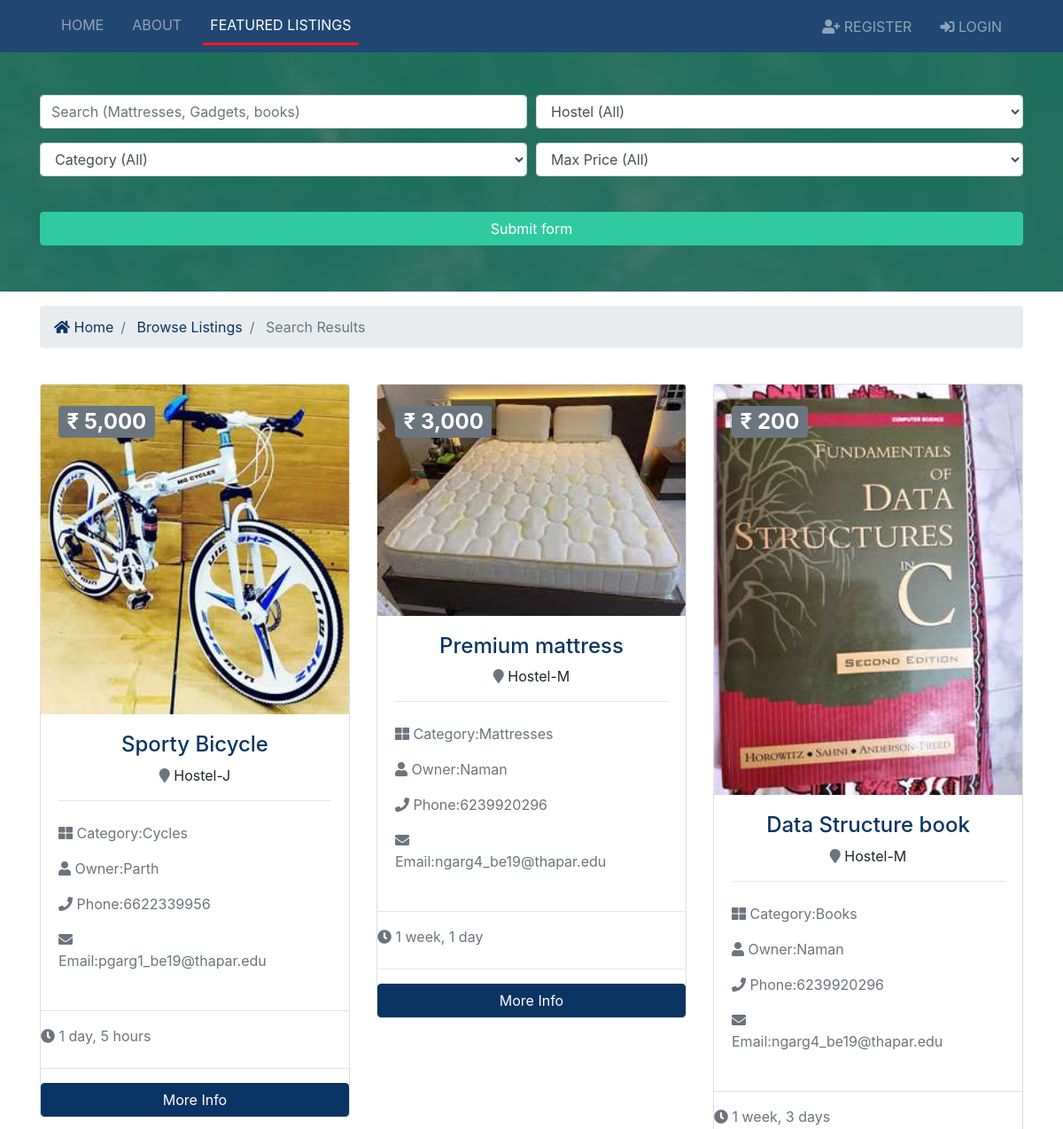
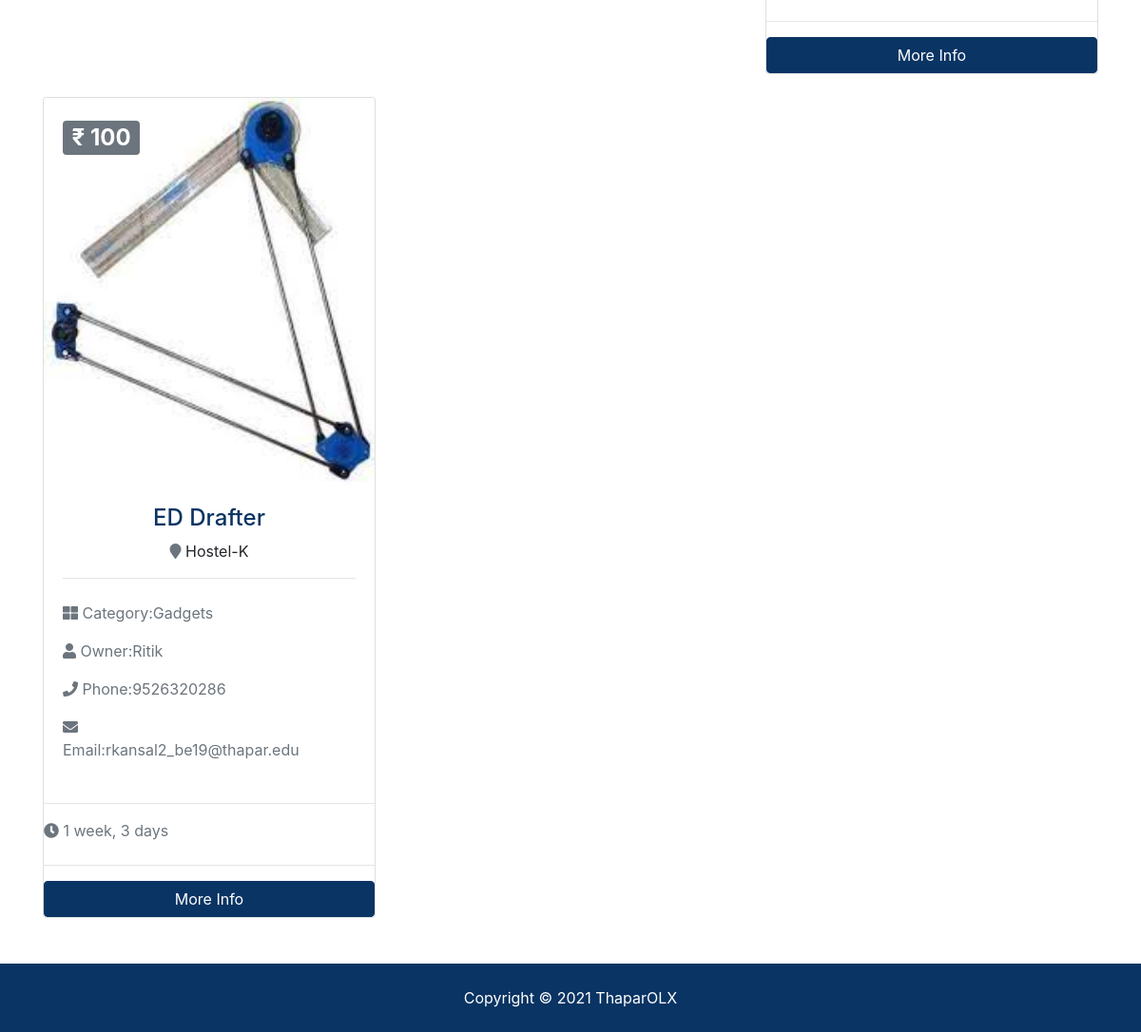
The page /listings/search/ on the database its author committed (2 pictures, top to bottom).
### listings/models.py (models this page shows, shortened)
class Listing(models.Model):
    owner = models.ForeignKey(User, on_delete=models.CASCADE)
    title = models.CharField(max_length=100)
    category = models.CharField(max_length=100)
    address = models.CharField(max_length=100)
    description = models.TextField(blank=True)
    price = models.IntegerField()
    total_rating = models.IntegerField(null=True)
    no_of_rating = models.IntegerField(null=True)
    photo_main = models.ImageField(upload_to='photos/%Y/%m/%d/')
    photo_1 = models.ImageField(upload_to='photos/%Y/%m/%d/', blank=True)
    photo_2 = models.ImageField(upload_to='photos/%Y/%m/%d/', blank=True)
    photo_3 = models.ImageField(upload_to='photos/%Y/%m/%d/', blank=True)
    photo_4 = models.ImageField(upload_to='photos/%Y/%m/%d/', blank=True)
    photo_5 = models.ImageField(upload_to='photos/%Y/%m/%d/', blank=True)
    photo_6 = models.ImageField(upload_to='photos/%Y/%m/%d/', blank=True)
    is_published = models.BooleanField(default=True)
    list_date = models.DateField(default=datetime.now)

### core/models.py (models this page shows)
class User(AbstractBaseUser, PermissionsMixin):
    username = models.CharField(max_length=200, unique=True)
    email = models.EmailField(max_length=255, unique=True)
    first_name = models.CharField(max_length=100)
    last_name = models.CharField(max_length=100)
    favourites = models.CharField(max_length=200,default='')
    rate_listing = models.CharField(max_length=200,default='')
    phone = models.BigIntegerField(default=0, unique=True)
    roll_no = models.BigIntegerField(default=0, unique=True)
    is_active = models.BooleanField(default=True)
    is_staff = models.BooleanField(default=False)
    objects = UserManager()
    USERNAME_FIELD = 'username'

### listings/views.py (the view)
# urls.py: path('search/',views.search,name='search'),
def search(request):
    query_set = Listing.objects.order_by('-list_date')
    if 'keywords' in request.GET:
        keywords = request.GET['keywords']
        if keywords:
            query_set = query_set.filter(description__icontains=keywords)
    if 'category' in request.GET:
        category = request.GET['category']
        if category:
            query_set = query_set.filter(category__iexact=category)
    if 'address' in request.GET:
        address = request.GET['address']
        if address:
            query_set = query_set.filter(address__iexact=address)
    if 'price' in request.GET:
        price = request.GET['price']
        if price:
            query_set = query_set.filter(price__lte=price)
    context = {
        'query_set': query_set,
        'price_choices': price_choices,
        'address_choices': address_choices,
        'category_choices': category_choices,
        'values': request.GET
    }
    return render(request, 'listings/search.html', context)

### templates/listings/search.html (shortened to what this page needs)
{% extends 'base.html' %}
{% load humanize %}
{% block content %}
<section id="showcase-inner" class="showcase-search text-white py-5">
    <div class="container">
      <div class="row text-center">
        <div class="col-md-12">
          <form action="{% url 'search' %}">
            <div class="form-row">
              <div class="col-md-6 mb-3">
                <input type="text" name="keywords" class="form-control" placeholder="Search (Mattresses, Gadgets, books)">
              </div>
              <div class="col-md-6 mb-3">
                <select name="address" class="form-control">
                  <option selected="true" disabled="disabled">Hostel (All)</option>
                </select>
              </div>
            </div>
            <div class="form-row">
              <div class="col-md-6 mb-3">
                <select name="category" class="form-control">
                  <option selected="true" disabled="disabled">Category (All)</option>
                </select>
              </div>
              <div class="col-md-6 mb-3">
                <select name="price" class="form-control">
                  <option selected="true" disabled="disabled">Max Price (All)</option>
                </select>
              </div>
            </div>
            <button class="btn btn-secondary btn-block mt-4" type="submit">Submit form</button>
          </form>
        </div>
      </div>
    </div>
  </section>
  <section id="bc" class="mt-3">
    <div class="container">
      <nav aria-label="breadcrumb">
        <ol class="breadcrumb">
          <li class="breadcrumb-item">
            <a href="{% url 'index' %}">
              <i class="fas fa-home"></i> Home</a>
          </li>
          <li class="breadcrumb-item">
            <a href="{% url 'listings' %}">Browse Listings</a>
          </li>
          <li class="breadcrumb-item active"> Search Results</li>
        </ol>
      </nav>
    </div>
  </section>
  <section id="listings" class="py-4">
    <div class="container">
      <div class="row">
        {% if query_set %}
        {% for listing in query_set %}
        <div class="col-md-6 col-lg-4 mb-4">
          <div class="card listing-preview">
            <img class="card-img-top" src="{{ listing.photo_main.url }}" alt="">
            <div class="card-img-overlay">
              <h2>
                <span class="badge badge-secondary text-white">₹ {{ listing.price | intcomma }}</span>
              </h2>
            </div>
            <div class="card-body">
              <div class="listing-heading text-center">
                <h4 class="text-primary">{{listing.title}}</h4>
                <p>
                  <i class="fas fa-map-marker text-secondary"></i> {{listing.address}} </p>
              </div>
              <hr>
              <div class="row py-2 text-secondary">
                <div class="col-8">
                  <i class="fas fa-th-large"></i> Category:{{listing.category}}
                </div>
              </div>
              <div class="row py-2 text-secondary">
                <div class="col-8">
                  <i class="fas fa-user"></i> Owner:{{listing.owner.first_name}}
                </div>
                </div>
                <div class="row py-2 text-secondary">
                <div class="col-8">
                  <i class="fas fa-phone"></i> Phone:{{listing.owner.phone}}
                </div>
                </div>
                <div class="row py-2 text-secondary">
              <div class="col-10">
                <i class="fas fa-envelope"></i> Email:{{listing.owner.email}}
                </div>
            </div>
            </div>
              <hr>
              <div class="row text-secondary pb-2">
                <div class="col-6">
                  <i class="fas fa-clock"></i>   {{listing.list_date | timesince }}</div>
              </div>
              <hr>
              <a href="{% url 'listing' listing.id %}" class="btn btn-primary btn-block">More Info</a>
          </div>
        </div>
        {% endfor %}
        {% else %}
        <div class="col-md-12">
            <p>Currently there are no listings Available</p>
        </div>
        {%endif%}
      </div>
      </div>
  </section>
{% endblock %}

### templates/base.html (shortened to what this page needs)
{% load static %}
<!DOCTYPE html>
<html lang="en">
<head>
  <link rel="stylesheet" href="{% static 'css/all.css' %}">
  <link rel="stylesheet" href="{% static 'css/bootstrap.css' %}">
  <link rel="stylesheet" href="{% static 'css/style.css' %}">
  <link rel="stylesheet" href="{% static 'css/lightbox.min.css' %}">
</head>
<body>
    {% include 'partials/_navbar.html'%}
    {% block content %}
    {% endblock %}
    {% include 'partials/_footer.html'%}
</body>
</html>

### templates/partials/_navbar.html (shortened to what this page needs)
{% load static%}
<nav class="navbar navbar-expand-lg navbar-dark bg-primary sticky-top">
    <div class="container">
      <div class="collapse navbar-collapse" id="navbarNavAltMarkup">
        <ul class="navbar-nav">
          <li
          {% if '/' == request.path %}
            class = "nav-item active mr-3 selunder"
          {% else%}
            class="nav-item mr-3"
          {% endif%}>
            <a class="nav-link" href="{% url 'index' %}">Home</a>
          </li>
          <li
          {% if 'about' in request.path %}
            class = "nav-item active mr-3 selunder"
          {% else%}
            class="nav-item mr-3"
          {% endif%}
          >
            <a class="nav-link" href="{% url 'about'%}">About</a>
          </li>
          <li
          {% if 'listing' in request.path %}
            class = "nav-item active mr-3 selunder"
          {% else%}
            class="nav-item mr-3"
          {% endif%}
          >
            <a class="nav-link" href="{% url 'listings' %}">Featured Listings</a>
          </li>
        </ul>
        <ul class="navbar-nav ml-auto">
        {% if user.is_authenticated %}
        <li
          {% if 'dashboard' in request.path %}
            class = "nav-item active mr-3 selunder"
          {% else%}
            class="nav-item mr-3"
          {% endif%}
          >
            <a class="nav-link" href="{% url 'dashboard' %}">
              <i class="fas fa-user-plus"></i> {{request.user.first_name}}(Dashboard)</a>
          </li>
        <li class="nav-item mr-3">
          <a class="nav-link" href="javascript:{document.getElementById('logout').submit()}">
            <i class="fas fa-sign-out-alt"></i>
           Logout</a>
            <form action="{% url 'logout' %}" method="POST" id="logout">
              {% csrf_token %}
              <input type="hidden">
            </form>
        </li>
        {% else %}
          <li
          {% if 'register' in request.path %}
            class = "nav-item active mr-3 selunder"
          {% else%}
            class="nav-item mr-3"
          {% endif%}
          >
            <a class="nav-link" href="{% url 'register' %}">
              <i class="fas fa-user-plus"></i> Register</a>
          </li>
          <li
          {% if 'login' in request.path %}
            class = "nav-item active mr-3 selunder"
          {% else%}
            class="nav-item mr-3"
          {% endif%}
          >
            <a class="nav-link" href="{% url 'login'%}">
              <i class="fas fa-sign-in-alt"></i>
              Login</a>
          </li>
        {% endif %}
      </ul>
      </div>
    </div>
  </nav>

### templates/partials/_footer.html
{% load static %}
<footer id="main-footer" class="py-4 bg-primary text-white text-center">
    Copyright &copy;
    <span class="year"></span> ThaparOLX
  </footer>

### static/css/all.css (style rules this page uses)
.fa, .fas, .far, .fal, .fab { -moz-osx-font-smoothing: grayscale; -webkit-font-smoothing: antialiased; display: inline-block; font-style: normal; font-variant: normal; text-rendering: auto; line-height: 1; }
.fa-clock:before { content: "\f017"; }
.fa-envelope:before { content: "\f0e0"; }
.fa-home:before { content: "\f015"; }
.fa-map-marker:before { content: "\f041"; }
.fa-phone:before { content: "\f095"; }
.fa-sign-in-alt:before { content: "\f2f6"; }
.fa-th-large:before { content: "\f009"; }
.fa-user:before { content: "\f007"; }
.fa-user-plus:before { content: "\f234"; }
.fa, .fas { font-family: 'Font Awesome 5 Free'; font-weight: 900; }

### static/css/style.css (style rules this page uses)
.btn-secondary { color: #fff !important; }
img { width: 100%; }
.navbar { opacity: 0.9; text-transform: uppercase; }
.selunder { border-bottom: 3px solid red; }
#showcase-inner { background: url(../img/bottombar.jpg) no-repeat top center fixed; background-size: cover; position: relative; overflow: hidden; min-height: 200px; }
#showcase-inner::before { content: ''; position: absolute; top: 0; left: 0; min-height: 100%; width: 100%; background: rgba(32, 134, 107, 0.8); }
#showcase-inner.showcase-search { min-height: 270px; }
.listing-preview a { position: relative; }

### rows shown on the page
Listing: photo_main (picture), price "5,000", title "Sporty Bicycle", address "Hostel-J", category "Cycles", owner.first_name "Parth", owner.phone "6622339956", owner.email "pgarg1_be19@thapar.edu", list_date "1 day, 5 hours"
Listing: photo_main (picture), price "3,000", title "Premium mattress", address "Hostel-M", category "Mattresses", owner.first_name "Naman", owner.phone "6239920296", owner.email "ngarg4_be19@thapar.edu", list_date "1 week, 1 day"
Listing: photo_main (picture), price "200", title "Data Structure book", address "Hostel-M", category "Books", owner.first_name "Naman", owner.phone "6239920296", owner.email "ngarg4_be19@thapar.edu", list_date "1 week, 3 days"
Listing: photo_main (picture), price "100", title "ED Drafter", address "Hostel-K", category "Gadgets", owner.first_name "Ritik", owner.phone "9526320286", owner.email "rkansal2_be19@thapar.edu", list_date "1 week, 3 days"
